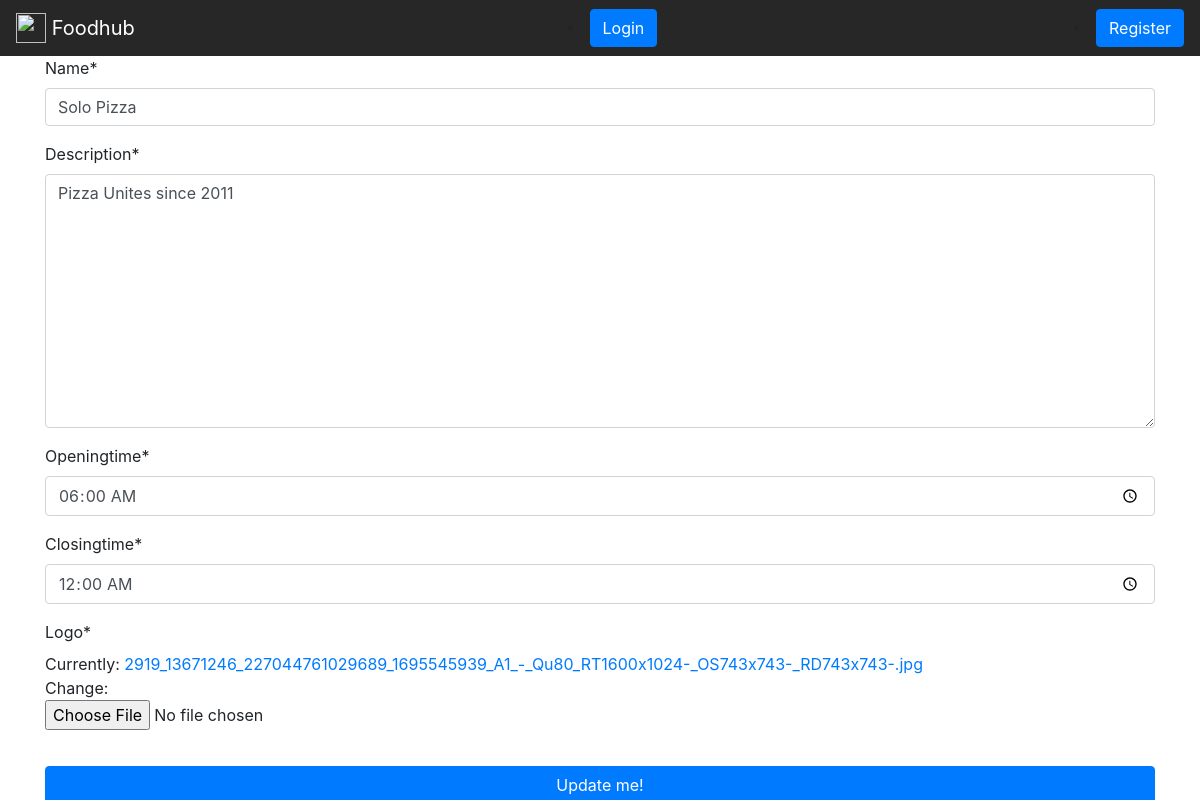
Page /update/5 on the committed database.
### restaurants/models.py (models this page shows, shortened)
class Restaurant(models.Model):
    name = models.CharField(max_length=200)
    description = models.TextField()
    openingtime = models.TimeField()
    closingtime = models.TimeField()
    logo = models.ImageField(null=True)

### restaurants/views.py (the view)
# urls.py: path('update/<int:res_id>', views.update, name="update"),
def update(request, res_id):
    resobj = Restaurant.objects.get(id=res_id)
    my_form = RestaurantForm(instance=resobj)
    if request.method == 'POST':
        my_form = RestaurantForm(request.POST, request.FILES or None, instance=resobj)
        if my_form.is_valid():
            my_form.save()
            return redirect('detail',my_id=resobj.id)
    context={
        'my_form': my_form,
        'resobj' :resobj,
    }
    return render(request,'update_form.html',context)

### restaurants/forms.py
class RestaurantForm(forms.ModelForm):
	class Meta:
		model = Restaurant
		fields = ['name' , 'description', 'openingtime','closingtime','logo']
		widgets = {
			'openingtime': forms.TimeInput(attrs={'type':'time'}),
			'closingtime': forms.TimeInput(attrs={'type':'time'}),
		}

### restaurants/templates/update_form.html (shortened to what this page needs)
{% extends 'base.html'%}
{% load crispy_forms_tags %}
{% block bodycontent %}
	<form action="{% url 'update' res_id=resobj.id %}" method="POST" enctype="multipart/form-data">
		{{my_form|crispy}}
		<input type="submit" value="Update me!" class="btn btn-primary full-width-button">
	</form>
{% endblock %}

### restaurants/static/style.css (style rules this page uses)
body { background-image: url(http://gf-verified.com/wp-content/uploads/2016/06/Main-Background.jpg)!important; background-size:110% !important; }
.full-width-button { width:100%; margin-top:20px; }

### rows in the picture
Restaurant: name "Solo Pizza", description "Pizza Unites since 2011", openingtime "06:00:00", closingtime "00:00:00"
